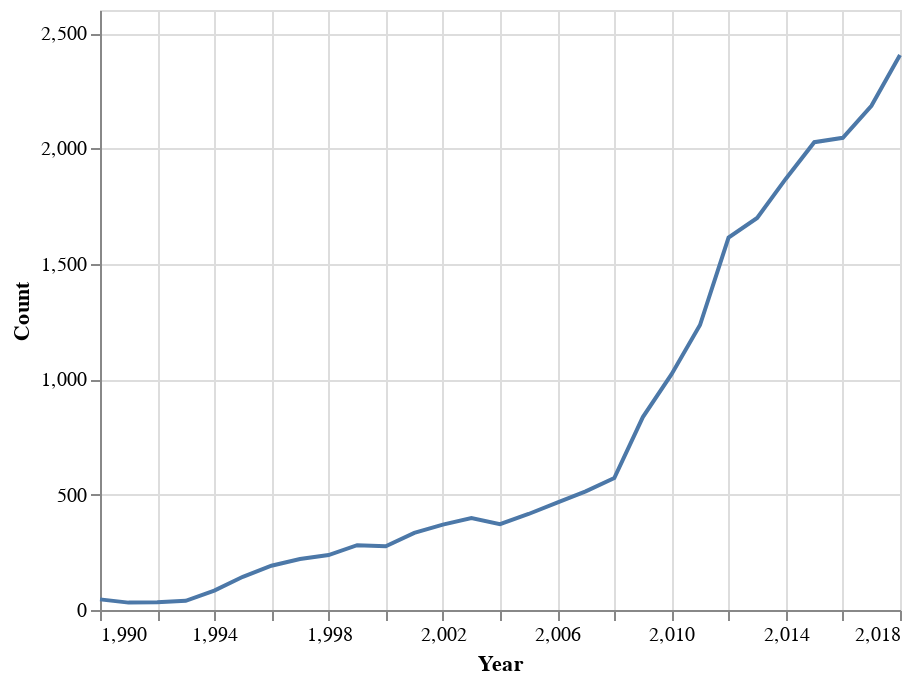

Source (notebook cell):
### Markdown cell above
### Question 6a

Some names gain/lose popularity because of cultural phenomena such as a political figure coming to power. Below, filter the dataframe `baby_names` to find the popularity of the **male** name "**Liam**" in **Calfiornia** over time. Then plot the popularity over time. Think about why the graph looks like this. Was there an actor that starred in a popular movie series recently?

<!--
BEGIN QUESTION
name: q6a
manual: false
points: 5
gradescope: show
-->

### Code cell
# YOUR SOLUTION
liam_baby_name = baby_names[baby_names['Name'] == 'Liam']

# REPLACE "..." WITH PLOTTING CODE 
alt.Chart(liam_baby_name).mark_line().encode(
    x='Year',
    y='Count'
)

### Figure 1 — Vega-Lite specification as saved in the notebook (floating-point values rounded to 4 significant figures)
{"config": {"view": {"continuousWidth": 400, "continuousHeight": 300}}, "data": {"name": "data-b4ef38a120ecc8a8623d352245efe927"}, "mark": "line", "encoding": {"x": {"type": "quantitative", "field": "Year"}, "y": {"type": "quantitative", "field": "Count"}}, "$schema": "https://vega.github.io/schema/vega-lite/v4.8.1.json", "datasets": {"data-b4ef38a120ecc8a8623d352245efe927": [{"State": "CA", "Sex": "M", "Year": 1990, "Name": "Liam", "Count": 46}, {"State": "CA", "Sex": "M", "Year": 1991, "Name": "Liam", "Count": 32}, {"State": "CA", "Sex": "M", "Year": 1992, "Name": "Liam", "Count": 34}, {"State": "CA", "Sex": "M", "Year": 1993, "Name": "Liam", "Count": 40}, {"State": "CA", "Sex": "M", "Year": 1994, "Name": "Liam", "Count": 84}, {"State": "CA", "Sex": "M", "Year": 1995, "Name": "Liam", "Count": 144}, {"State": "CA", "Sex": "M", "Year": 1996, "Name": "Liam", "Count": 192}, {"State": "CA", "Sex": "M", "Year": 1997, "Name": "Liam", "Count": 221}, {"State": "CA", "Sex": "M", "Year": 1998, "Name": "Liam", "Count": 238}, {"State": "CA", "Sex": "M", "Year": 1999, "Name": "Liam", "Count": 281}, {"State": "CA", "Sex": "M", "Year": 2000, "Name": "Liam", "Count": 276}, {"State": "CA", "Sex": "M", "Year": 2001, "Name": "Liam", "Count": 334}, {"State": "CA", "Sex": "M", "Year": 2002, "Name": "Liam", "Count": 370}, {"State": "CA", "Sex": "M", "Year": 2003, "Name": "Liam", "Count": 398}, {"State": "CA", "Sex": "M", "Year": 2004, "Name": "Liam", "Count": 372}, {"State": "CA", "Sex": "M", "Year": 2005, "Name": "Liam", "Count": 416}, {"State": "CA", "Sex": "M", "Year": 2006, "Name": "Liam", "Count": 465}, {"State": "CA", "Sex": "M", "Year": 2007, "Name": "Liam", "Count": 514}, {"State": "CA", "Sex": "M", "Year": 2008, "Name": "Liam", "Count": 572}, {"State": "CA", "Sex": "M", "Year": 2009, "Name": "Liam", "Count": 836}, {"State": "CA", "Sex": "M", "Year": 2010, "Name": "Liam", "Count": 1021}, {"State": "CA", "Sex": "M", "Year": 2011, "Name": "Liam", "Count": 1235}, {"State": "CA", "Sex": "M", "Year": 2012, "Name": "Liam", "Count": 1614}, {"State": "CA", "Sex": "M", "Year": 2013, "Name": "Liam", "Count": 1699}, {"State": "CA", "Sex": "M", "Year": 2014, "Name": "Liam", "Count": 1868}, {"State": "CA", "Sex": "M", "Year": 2015, "Name": "Liam", "Count": 2027}, {"State": "CA", "Sex": "M", "Year": 2016, "Name": "Liam", "Count": 2046}, {"State": "CA", "Sex": "M", "Year": 2017, "Name": "Liam", "Count": 2185}, {"State": "CA", "Sex": "M", "Year": 2018, "Name": "Liam", "Count": 2405}]}}
